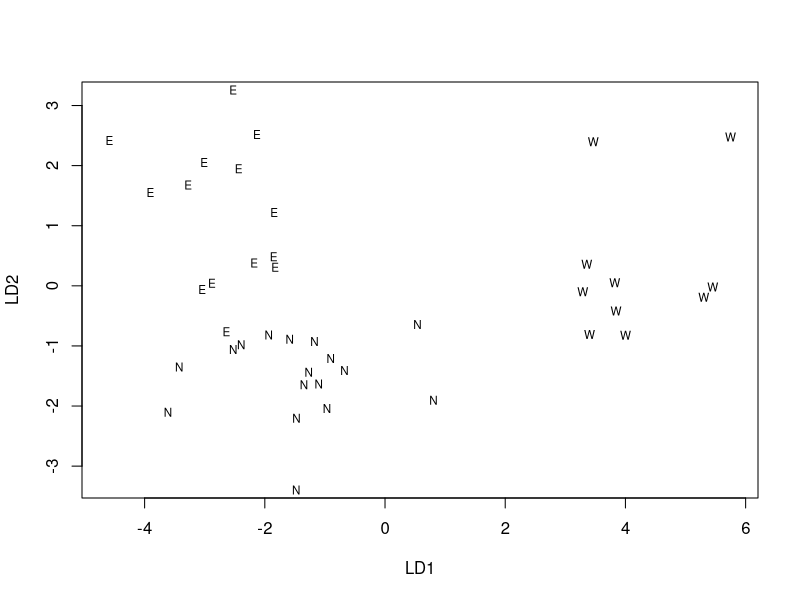
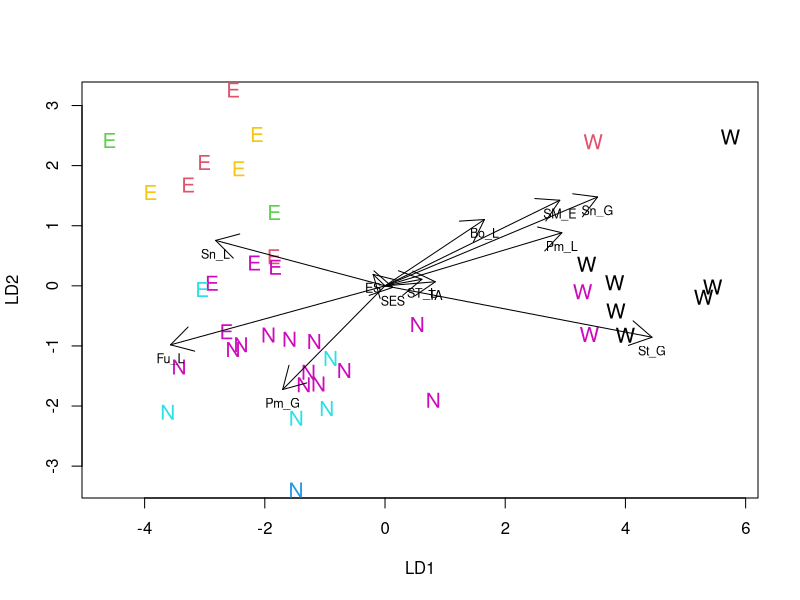

Here is the R script that generated these plots, in order:
## ---- chunk 1
library(MASS)
## ---- chunk 2
PCA1_data <- read.csv("data/PCA1_Survey.csv", head = TRUE)
PCA1_cordata <- PCA1_data[c(-7, -8, -9)]
lda_expl <- PCA1_cordata[, 3:14]
## ---- chunk 3
region_lda <- lda(lda_expl, grouping = PCA1_cordata$region)
region_lda
## ---- chunk 4
region_ldaplt <- plot(region_lda)
## ---- chunk 5
lda.arrows <- function(x, myscale = 1, tex = 0.75, choices = c(1, 2), ...) {
  ## adds `biplot` arrows to an lda using the discriminant function values
  heads <- coef(x)
  arrows(
    x0 = 0, y0 = 0,
    x1 = myscale * heads[, choices[1]],
    y1 = myscale * heads[, choices[2]], ...
  )
  text(myscale * heads[, choices],
    labels = row.names(heads),
    cex = tex, pos = 1, offset = 0.5
  )
}
## ---- chunk 6
NHCA_data1 <- data.frame(PCA1_cordata[, 1:2], scale(PCA1_cordata[, 3:14]))
NHCA_fields2 <- kmeans(NHCA_data1[, 3:14], 7)
plot(region_lda, asp = 1, col = NHCA_fields2$cluster, cex = 1.25)
lda.arrows(region_lda, col = 1, lwd = 1, myscale = 2.5)
## ---- chunk 7
lda_expl <- data.frame(lda_expl)
region_MAN <- manova(
  cbind(ST_L, St_G, Sn_L, Sn_G, Pm_L, Pm_G, Fu_L, Bo_L, SM_E, ES, SES, TA) ~ PCA1_cordata$region,
  data = lda_expl
)
summary(region_MAN, test = "Pillai")
summary(region_MAN, test = "Wilks")
summary(region_MAN, test = "Hotelling-Lawley")
